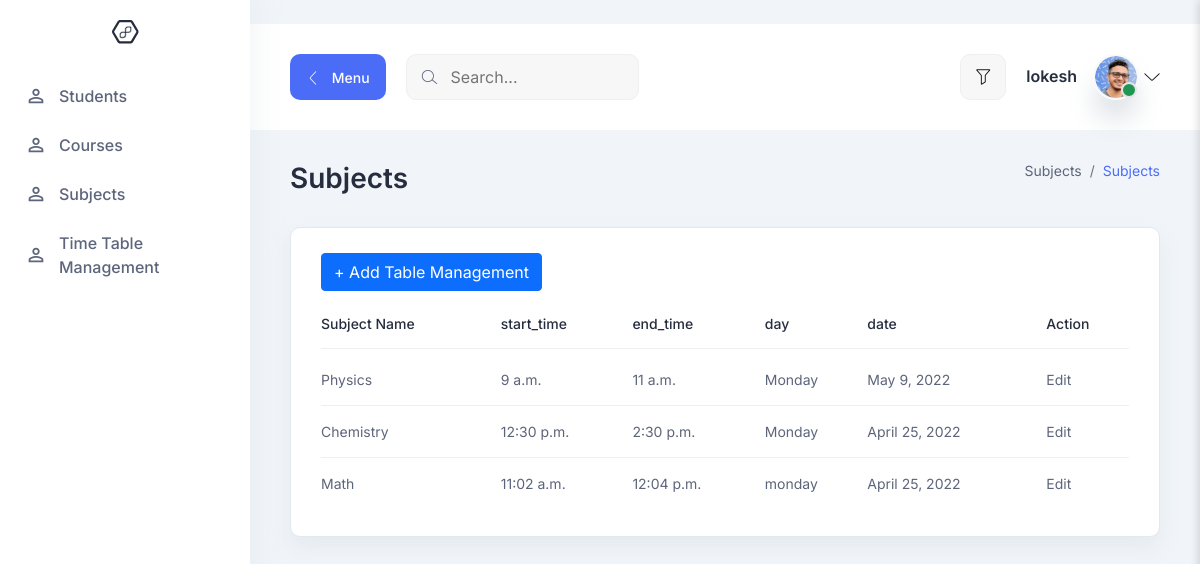
/all-timetable_management (signed in), run on the app's committed database.
### src/models.py (models this page shows, shortened)
class timetable_management(models.Model):
    teacher_id = models.ForeignKey(teacher , on_delete=models.CASCADE)
    subject_id = models.ForeignKey(subject , on_delete=models.CASCADE)
    start_time = models.TimeField()
    end_time = models.TimeField()
    day = models.CharField(max_length=10)
    date = models.DateField()

class subject(models.Model):
    subject_name = models.CharField(max_length=100)
    def __str__(self):
        return self.subject_name

### src/views.py (the view)
# urls.py: path('all-timetable_management', all_timetable_management, name='all-timetable_management'),
@login_required(login_url='teacher-login')
def all_timetable_management(request):
    get_timetable_management = timetable_management.objects.all()
    return render(request, 'tables.html', {'tables': get_timetable_management})

### src/templates/tables.html
{% extends 'base.html' %}
{% block content %}
<section class="table-components">
    <div class="container-fluid">
      <div class="title-wrapper pt-30">
        <div class="row align-items-center">
          <div class="col-md-6">
            <div class="title mb-30">
              <h2>Subjects</h2>
            </div>
          </div>
          <div class="col-md-6">
            <div class="breadcrumb-wrapper mb-30">
              <nav aria-label="breadcrumb">
                <ol class="breadcrumb">
                  <li class="breadcrumb-item">
                    <a href="#0">Subjects</a>
                  </li>
                  <li class="breadcrumb-item active" aria-current="page">
                    Subjects
                  </li>
                </ol>
              </nav>
            </div>
          </div>
        </div>
      </div>
      <div class="tables-wrapper">
        <div class="row">
          <div class="col-lg-12">
            <div class="card-style mb-30">
              <h6 class="mb-10">
                   <a class="btn btn-primary"  href="/add-timetable_management" role="button">+ Add Table Management</a>
            </h6>
              <div class="table-responsive">
                <table class="table">
                  <thead>
                    <tr>
                      <th><h6>Subject Name</h6></th>
                      <th><h6>start_time</h6></th>
                      <th><h6>end_time</h6></th>
                      <th><h6>day</h6></th>
                      <th><h6>date</h6></th>
                        <th><h6>Action</h6></th>
                    </tr>
                  </thead>
                  <tbody>
                    {% for s in  tables %}
                    <tr>
                        <td><p>{{ s.subject_id }}</p></td>
                        <td><p>{{ s.start_time }}</p></td>
                        <td><p>{{ s.end_time }}</p></td>
                        <td><p>{{ s.day }}</p></td>
                        <td><p>{{ s.date }}</p></td>
                        <td><p>
                            <a href="/update-timetable_management/{{s.id}}">Edit</a>
                        </p></td>
                    </tr>
                {% endfor %}
                  </tbody>
                </table>
              </div>
            </div>
          </div>
        </div>
      </div>
    </div>
  </section>
{% endblock %}

### src/templates/base.html (shortened to what this page needs)
{% load static %}web/
<!DOCTYPE html>
<html lang="en">
  <head>
    <link rel="stylesheet" href="{% static  'web/assets/css/bootstrap.min.css' %}" />
    <link rel="stylesheet" href="{% static  'web/assets/css/LineIcons.css' %}" />
    <link rel="stylesheet" href="{% static  'web/assets/css/quill/bubble.css' %}" />
    <link rel="stylesheet" href="{% static  'web/assets/css/quill/snow.css' %}" />
    <link rel="stylesheet" href="{% static  'web/assets/css/fullcalendar.css' %}" />
    <link rel="stylesheet" href="{% static  'web/assets/css/morris.css' %}" />
    <link rel="stylesheet" href="{% static  'web/assets/css/vanilla-dataTables.min.css' %}" />
    <link rel="stylesheet" href="{% static  'web/assets/css/main.css' %}" />
  </head>
  <body>
    <aside class="sidebar-nav-wrapper">
      <div class="navbar-logo">
        <a href="/">
          <img src="{% static  'web/assets/images/logo/logo-2.svg' %}" alt="logo" />
        </a>
      </div>
      <nav class="sidebar-nav">
        <ul>
          <li class="nav-item">
            <a href="/all-students">
              <span class="icon">
              </span>
              <span class="text">
               Students
              </span>
            </a>
          </li>
          <li class="nav-item">
            <a href="/all-courses">
              <span class="icon">
              </span>
              <span class="text">
                Courses
              </span>
            </a>
          </li>
          <li class="nav-item">
            <a href="/all-subjects">
              <span class="icon">
              </span>
              <span class="text">
                Subjects
              </span>
            </a>
          </li>
          <li class="nav-item">
            <a href="/all-timetable_management">
              <span class="icon">
              </span>
              <span class="text">
                Time Table Management
              </span>
            </a>
          </li>
        </ul>
      </nav>
    </aside>
    <main class="main-wrapper">
      <header class="header">
        <div class="container-fluid">
          <div class="row">
            <div class="col-lg-5 col-md-5 col-6">
              <div class="header-left d-flex align-items-center">
                <div class="menu-toggle-btn mr-20">
                  <button
                    id="menu-toggle"
                    class="main-btn primary-btn btn-hover"
                  >
                    <i class="lni lni-chevron-left me-2"></i> Menu
                  </button>
                </div>
                <div class="header-search d-none d-md-flex">
                  <form action="#">
                    <input type="text" placeholder="Search..." />
                    <button><i class="lni lni-search-alt"></i></button>
                  </form>
                </div>
              </div>
            </div>
            <div class="col-lg-7 col-md-7 col-6">
              <div class="header-right">
                <div class="filter-box ml-15 d-none d-md-flex">
                  <button class="" type="button" id="filter">
                    <i class="lni lni-funnel"></i>
                  </button>
                </div>
                <div class="profile-box ml-15">
                  <button
                    class="dropdown-toggle bg-transparent border-0"
                    type="button"
                    id="profile"
                    data-bs-toggle="dropdown"
                    aria-expanded="false"
                  >
                    <div class="profile-info">
                      <div class="info">
                        <h6>{{request.user}}</h6>
                        <div class="image">
                          <img
                            src="{% static 'web/assets/images/profile/profile-1.png' %}"
                            alt=""
                          />
                          <span class="status"></span>
                        </div>
                      </div>
                    </div>
                    <i class="lni lni-chevron-down"></i>
                  </button>
                </div>
              </div>
            </div>
          </div>
        </div>
      </header>
      {% block content %}
      {% endblock content %}
    </main>
  </body>
</html>

### static/web/assets/css/fullcalendar.css (style rules this page uses)
:root { --fc-daygrid-event-dot-width: 8px; }
:root { --fc-list-event-dot-width: 10px; --fc-list-event-hover-bg-color: #f5f5f5; }

### data on the page
timetable_management: subject_id "Physics", start_time "9 a.m.", end_time "11 a.m.", day "Monday", date "May 9, 2022"
timetable_management: subject_id "Chemistry", start_time "12:30 p.m.", end_time "2:30 p.m.", day "Monday", date "April 25, 2022"
timetable_management: subject_id "Math", start_time "11:02 a.m.", end_time "12:04 p.m.", day "monday", date "April 25, 2022"

### other printed values
{{ request.user }} "lokesh"
